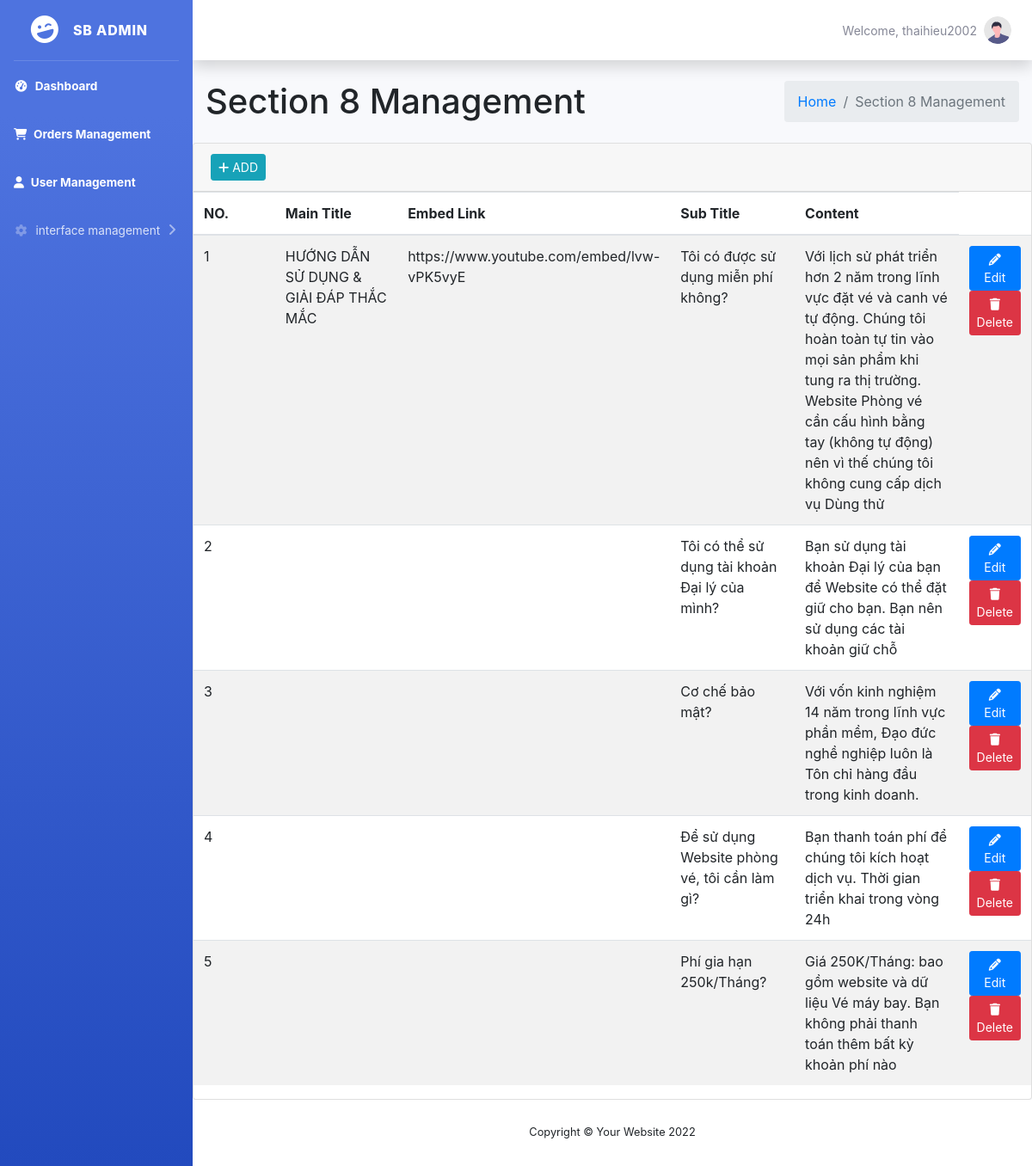
The app's page /views/section8.php (signed in) with its own data.
### tables this page shows
CREATE TABLE IF NOT EXISTS `section_8` (
  `id` int(11) NOT NULL AUTO_INCREMENT,
  `main_title` varchar(500) DEFAULT NULL,
  `embed_link` varchar(500) DEFAULT NULL,
  `sub_title` varchar(500) NOT NULL,
  `content` varchar(500) NOT NULL,
  PRIMARY KEY (`id`)
);

### models/db.php (called while the page is built)
<?php
class Db
{
	public static $connection;
    public function __construct()
    {
    if (!self::$connection) {
    self::$connection = new mysqli(DB_HOST, DB_USER, DB_PASSWORD, DB_NAME,PORT);
    self::$connection->set_charset(DB_CHARSET);
    }
    return self::$connection;
    }
}

### models/section8.php (called while the page is built, shortened)
<?php
class Section8 extends Db
{
    public function getAllSection8()
    {
        $sql = self::$connection->prepare("SELECT * FROM `section_8`");
        $sql->execute();
        $item = $sql->get_result()->fetch_all(MYSQLI_ASSOC);
        return $item;
    }
}

### views/section8.php (the view, shortened to what this page needs)
<?php
include "header.php";
?>
<div class="content-wrapper">
    <section class="content-header">
        <div class="container-fluid">
            <div class="row mb-2">
                <div class="col-sm-6">
                    <h1>Section 8 Management</h1>
                </div>
                <div class="col-sm-6">
                    <ol class="breadcrumb float-sm-right">
                        <li class="breadcrumb-item"><a href="index.php">Home</a></li>
                        <li class="breadcrumb-item active">Section 8 Management</li>
                    </ol>
                </div>
            </div>
        </div>
    </section>
    <section class="content">
        <div class="card">
            <div class="card-header">
                <div class="card-tools">
                    <button type="button" class="btn btn-info btn-sm" data-toggle="modal" data-target="#addSS8"><i class="fas fa-plus"></i> ADD</button>
                </div>
            </div>
            <div class="card-body p-0">
                <table class="table table-striped projects">
                    <thead>
                        <tr>
                            <th style="width: 10%">
                                NO.
                            </th>
                            <th style="width: 15%">
                                Main Title
                            </th>
                            <th style="width: 25%">
                                Embed Link
                            </th>
                            <th style="width: 15%">
                                Sub Title
                            </th>
                            <th style="width: 20%">
                                Content
                            </th>
                        </tr>
                    </thead>
                    <tbody>
                        <?php
                        $count = 1;
                        $getAllSection8 = $section8->getAllSection8();
                        foreach ($getAllSection8 as $value) : ?>
                            <tr>
                                <td><?php echo $count++ ?></td>
                                <td><?php echo $value['main_title'] ?></td>
                                <td><?php echo $value['embed_link'] ?></td>
                                <td><?php echo $value['sub_title'] ?></td>
                                <td><?php echo $value['content'] ?></td>
                                <td class="project-actions text-right">
                                    <a class="btn btn-primary btn-sm" href="editSection8.php?id=<?php echo $value['id']; ?>">
                                        <i class="fas fa-pencil-alt">
                                        </i>
                                        Edit
                                    </a>
                                    <?php if(count($getAllSection8) > 1): ?>
                                    <a class="btn btn-danger btn-sm" href="../controllers/section8/deleteSS8.php?id=<?php echo $value['id']; ?>" onclick="return confirm('Are you sure you want to delete?')">
                                        <i class="fas fa-trash"></i> Delete
                                    </a>
                                    <?php endif; ?>
                                </td>
                            </tr>
                        <?php endforeach; ?>
                    </tbody>
                </table>
            </div>
        </div>
    </section>
</div>
<?php include "footer.php"; ?>

### records on screen
section_8: main_title "HƯỚNG DẪN SỬ DỤNG & GIẢI ĐÁP THẮC MẮC", embed_link "https://www.youtube.com/embed/lvw-vPK5vyE", sub_title "Tôi có được sử dụng miễn phí không?", content "Với lịch sử phát triển hơn 2 năm trong lĩnh vực đặt vé và canh vé tự động. Chúng tôi hoàn toàn tự tin vào mọi sản phẩm khi tung ra thị trường. Website Phòng vé cần cấu hình bằng tay (không tự động) nên vì thế chúng tôi không cung cấp dịch vụ Dùng thử"
section_8: sub_title "Tôi có thể sử dụng tài khoản Đại lý của mình?", content "Bạn sử dụng tài khoản Đại lý của bạn để Website có thể đặt giữ cho bạn. Bạn nên sử dụng các tài khoản giữ chỗ"
section_8: sub_title "Cơ chế bảo mật?", content "Với vốn kinh nghiệm 14 năm trong lĩnh vực phần mềm, Đạo đức nghề nghiệp luôn là Tôn chỉ hàng đầu trong kinh doanh."
section_8: sub_title "Để sử dụng Website phòng vé, tôi cần làm gì?", content "Bạn thanh toán phí để chúng tôi kích hoạt dịch vụ. Thời gian triển khai trong vòng 24h"
section_8: sub_title "Phí gia hạn 250k/Tháng?", content "Giá 250K/Tháng: bao gồm website và dữ liệu Vé máy bay. Bạn không phải thanh toán thêm bất kỳ khoản phí nào"

### other values on screen
$_SESSION['user'] "thaihieu2002"
